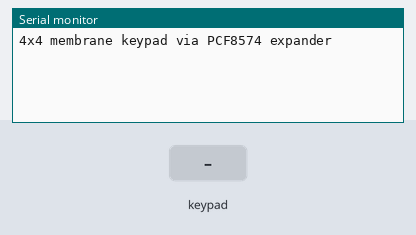
The sketch below on a simulated Arduino Uno, built with avr-gcc and run on an emulated ATmega328P. Parts: the last lines printed to the serial monitor. Wiring (inferred from the names in the program): PCF8574 port expander at I2C address 0x20. Wiring (inferred from the signals the program sends): 4×4 keypad with keys 1 2 3 A 4 5 6 B 7 8 9 C * 0 # D: rows Q0, Q1, Q2, Q3; columns Q4, Q5, Q6, Q7. Inputs (shaded band) come from the test bench.

Above: at 1.4 s.
1.5 s: key '1' pressed
At 2.7 s:
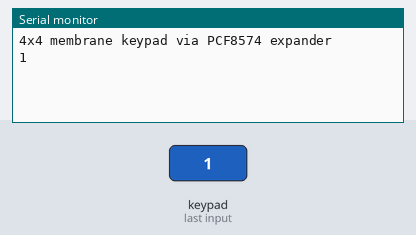
3.0 s: keypad keys 1 2 3 A pressed 0.4 s apart
At 5.1 s:
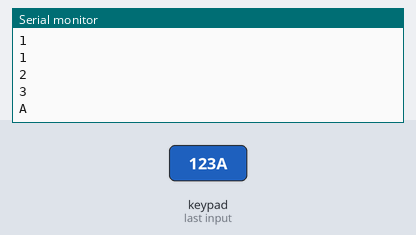
6.1 s: key 'C' pressed
At 7.3 s:
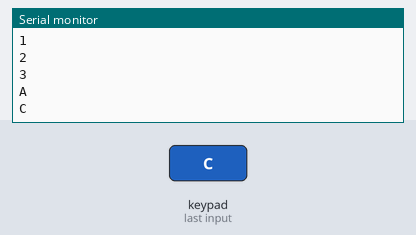
7.6 s: keypad keys 1 2 3 A * pressed 0.4 s apart
At 10.2 s:
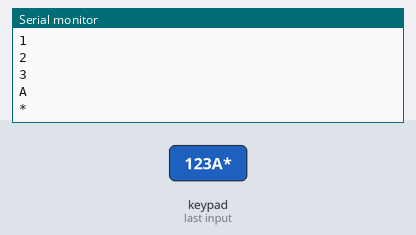
11.1 s: key 'D' pressed
At 12.3 s:
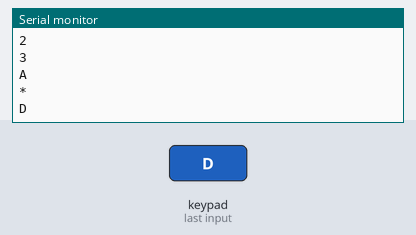
12.6 s: keypad keys 1 2 3 A # pressed 0.4 s apart
At 15.1 s:
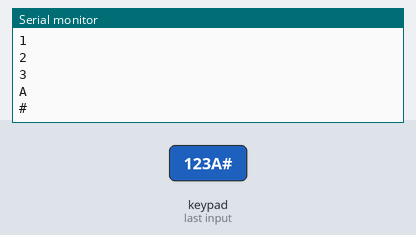
Timing chart, 0 to 16.6 s (numbered marks = the images above; inputs shaded):
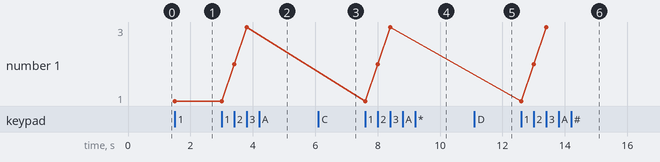

Measured:
- after the input at 1.5 s, the serial monitor: prints a new line at once (image 1)
- after the input at 3.0 s, the serial monitor: prints a new line after 0.41 s (image 2)
- after the input at 6.1 s, the serial monitor: prints a new line at once (image 3)
- after the input at 7.6 s, the serial monitor: prints a new line at once (image 4)
- after the input at 11.1 s, the serial monitor: prints a new line at once (image 5)
- after the input at 12.6 s, the serial monitor: prints a new line at once (image 6)
- plotted number 1: 1 → 3 after the input at 3.0 s

The sketch:

PCFKeyPad.ino
```cpp
// (licence header left out)
#include <Wire.h>
#include <ardMatrixKeypad.h>

#define PCF_ADDRESS       0x20

MatrixKeypad Keypad = MatrixKeypad(PCF_ADDRESS) ;

void setup() {
  Serial.begin(9600) ;
  Wire.begin();
  //
  delay(250) ;
  Serial.println("4x4 membrane keypad via PCF8574 expander") ;
}

void loop() {
  char keyValue = Keypad.getKeyValue() ;

  if (keyValue != '~') {
    Serial.println(keyValue) ;
    delay(400) ;
  }
}
```

ardMatrixKeypad.cpp
```cpp
// (licence header left out)
#include "ardMatrixKeypad.h"
#include <Wire.h>                //I2C
#include <Arduino.h>             //Need for 'byte' type

//Keypad matrix
const char kbdMatrix[4][4] = {
	"123A",
	"456B",
	"789C",
	"*0#D"
} ;

//Pin mask P0-P3
//Inverted pin numbers e.g.
// Pin P0 =
//   P3  P2  P1  P0
//    0   0   0   1
// Pin mask =
//    1   1   1   0  = 0x0E
const int maskPin[4] = {
	0x0E,
	0x0D,
	0x0B,
	0x07
} ;

int PCF_ADDRESS ;

//Constructor
MatrixKeypad::MatrixKeypad(int Slave_ADDRESS){
  PCF_ADDRESS = Slave_ADDRESS ;
}

/*
 * Public Methods
 */

char MatrixKeypad::getKeyValue(){

  char          kValue ;        //pressed key
  int           noOfBytes ;     //for debugging
  byte          maskRow ;
  byte          maskCurrent ;

  kValue = '~' ;                //Default value
  //Assign row (posR)
  for(int posR = 0; posR<4; posR++){
    maskRow     = maskPin[posR] ;
	maskRow     = 0xF0 | maskRow ;
	//Write
	noOfBytes   = pcf8574_write(PCF_ADDRESS, maskRow) ;
    //Read
    maskCurrent = ~pcf8574_read(PCF_ADDRESS) ;
	maskCurrent >>= 4 ;
	//Find column (posC)
    if(maskCurrent){
	  int posC = 0;
      while ((maskCurrent >> (posC++)) != 0 ) ;
      posC -= 2 ;
      kValue = kbdMatrix[posR][posC] ;
    }
  }
  return kValue ;
}

/*
 * Private Methods
 */

int MatrixKeypad::pcf8574_write(int Slave_Address, int data){

  int noOfBytes ;                    //for debugging

  Wire.beginTransmission(Slave_Address) ;
  Wire.write(0xFF) ;                 //Reset
  noOfBytes = Wire.write(data) ;     //relevant row
  Wire.endTransmission() ;

  return noOfBytes ;
}

int MatrixKeypad::pcf8574_read(int Slave_Address){

  Wire.requestFrom(Slave_Address, 1) ;
  return Wire.read() ;
}
```

ardMatrixKeypad.h
```cpp
/*
 * ardMatrixKeypad.h
 *
 */

#ifndef ardMatrixKeypad_h
#define ardMatrixKeypad_h

class MatrixKeypad {
 public:
   MatrixKeypad(int) ;
   char getKeyValue() ;

 private:
   int  pcf8574_write(int, int) ;
   int  pcf8574_read(int) ;
};


#endif /* ardMatrixKeypad_h */
```
